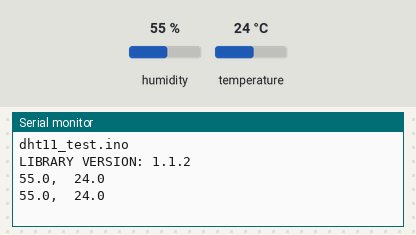
This sketch was run on a simulated Arduino Uno, built with avr-gcc and run on an emulated ATmega328P. Parts: the last lines printed to the serial monitor. Inputs (shaded band) come from the test bench; at power-on: humidity 55 %, temperature 24 °C.

Above: at 2.8 s.
2.9 s: humidity set to 22 %
At 5.1 s:
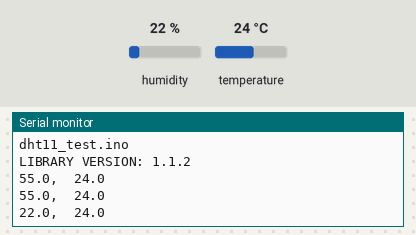
5.6 s: temperature set to 12 °C
At 7.5 s:
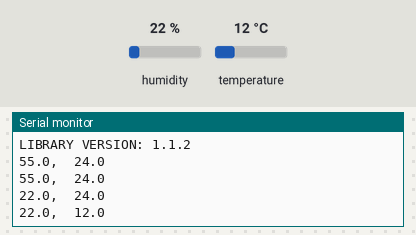
8.3 s: humidity set to 40 %
At 11.1 s:
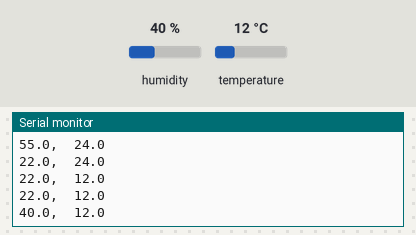
Timing chart, 0 to 12.6 s (numbered marks = the images above; inputs shaded):
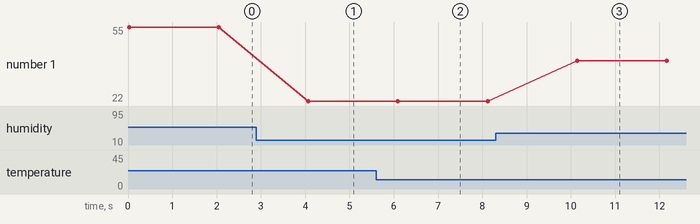

The sketch:

dht11_test.ino
```cpp
//
//    FILE: dht11_test.ino
//  AUTHOR: Rob Tillaart
// PURPOSE: DHT library test sketch for DHT11 && Arduino
//     URL: https://github.com/RobTillaart/DHTstable


#include "DHTStable.h"

DHTStable DHT;

#define DHT11_PIN       2


void setup()
{
  Serial.begin(115200);
  Serial.println(__FILE__);
  Serial.print("LIBRARY VERSION: ");
  Serial.println(DHTSTABLE_LIB_VERSION);
  Serial.println();
 // Serial.println("Type,\tstatus,\tHumidity (%),\tTemperature (C)");
}


void loop()
{
  // READ DATA
//Serial.print("DHT11, \t");
  int chk = DHT.read11(DHT11_PIN);
  // switch (chk)
  // {
  //   case DHTLIB_OK:
  //     Serial.print("OK,\t");
  //     break;
  //   case DHTLIB_ERROR_CHECKSUM:
  //     Serial.print("Checksum error,\t");
  //     break;
  //   case DHTLIB_ERROR_TIMEOUT:
  //     Serial.print("Time out error,\t");
  //     break;
  //   default:
  //     Serial.print("Unknown error,\t");
  //     break;
  // }
  // DISPLAY DATA
  Serial.print(DHT.getHumidity(), 1);
  Serial.print(",\t");
  Serial.println(DHT.getTemperature(), 1);

  delay(2000);
}


// -- END OF FILE --
```

Measured:
- after the input at 2.9 s, the serial monitor: prints a new line after 1.2 s (image 1)
- after the input at 5.6 s, the serial monitor: prints a new line after 0.50 s (image 2)
- after the input at 8.3 s, the serial monitor: prints a new line after 1.8 s (image 3)
- plotted number 1: 55 → 22 after the input at 2.9 s, 22 → 40 after the input at 8.3 s
